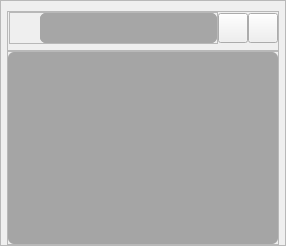
                       <widget class="QWidget" name="constructionDocsTab">
                        <attribute name="title">
                         <string>CONSTRUCTION DOCS</string>
                        </attribute>
                        <layout class="QHBoxLayout" name="horizontalLayout_41">
                         <property name="spacing">
                          <number>0</number>
                         </property>
                         <property name="leftMargin">
                          <number>0</number>
                         </property>
                         <property name="topMargin">
                          <number>0</number>
                         </property>
                         <property name="rightMargin">
                          <number>0</number>
                         </property>
                         <property name="bottomMargin">
                          <number>0</number>
                         </property>
                         <item>
                          <widget class="QFrame" name="constructionDocsTableFrame">
                           <property name="maximumSize">
                            <size>
                             <width>16777215</width>
                             <height>16777215</height>
                            </size>
                           </property>
                           <property name="font">
                            <font>
                             <pointsize>1</pointsize>
                            </font>
                           </property>
                           <property name="frameShape">
                            <enum>QFrame::StyledPanel</enum>
                           </property>
                           <property name="frameShadow">
                            <enum>QFrame::Raised</enum>
                           </property>
                           <layout class="QVBoxLayout" name="verticalLayout_86" stretch="0,1">
                            <property name="spacing">
                             <number>0</number>
                            </property>
                            <property name="leftMargin">
                             <number>6</number>
                            </property>
                            <property name="topMargin">
                             <number>10</number>
                            </property>
                            <property name="rightMargin">
                             <number>6</number>
                            </property>
                            <property name="bottomMargin">
                             <number>0</number>
                            </property>
                            <item>
                             <widget class="QFrame" name="frame_40">
                              <property name="frameShape">
                               <enum>QFrame::StyledPanel</enum>
                              </property>
                              <property name="frameShadow">
                               <enum>QFrame::Raised</enum>
                              </property>
                              <layout class="QHBoxLayout" name="horizontalLayout_38" stretch="0,1,0,1">
                               <property name="spacing">
                                <number>0</number>
                               </property>
                               <property name="leftMargin">
                                <number>0</number>
                               </property>
                               <property name="topMargin">
                                <number>0</number>
                               </property>
                               <property name="rightMargin">
                                <number>0</number>
                               </property>
                               <property name="bottomMargin">
                                <number>6</number>
                               </property>
                               <item>
                                <widget class="QLabel" name="folderNameLabel_2">
                                 <property name="text">
                                  <string/>
                                 </property>
                                </widget>
                               </item>
                               <item>
                                <widget class="QFrameWithResizeSignal" name="frame_41">
                                 <property name="styleSheet">
                                  <string notr="true"/>
                                 </property>
                                 <property name="frameShape">
                                  <enum>QFrame::StyledPanel</enum>
                                 </property>
                                 <property name="frameShadow">
                                  <enum>QFrame::Raised</enum>
                                 </property>
                                 <layout class="QHBoxLayout" name="horizontalLayout_48" stretch="0">
                                  <property name="spacing">
                                   <number>0</number>
                                  </property>
                                  <property name="sizeConstraint">
                                   <enum>QLayout::SetNoConstraint</enum>
                                  </property>
                                  <property name="leftMargin">
                                   <number>0</number>
                                  </property>
                                  <property name="topMargin">
                                   <number>0</number>
                                  </property>
                                  <property name="rightMargin">
                                   <number>0</number>
                                  </property>
                                  <property name="bottomMargin">
                                   <number>0</number>
                                  </property>
                                  <item alignment="Qt::AlignRight">
                                   <widget class="QCustomSlideFrame3" name="searchDocsFrame_2">
                                    <property name="minimumSize">
                                     <size>
                                      <width>0</width>
                                      <height>30</height>
                                     </size>
                                    </property>
                                    <property name="maximumSize">
                                     <size>
                                      <width>16777215</width>
                                      <height>30</height>
                                     </size>
                                    </property>
                                    <property name="styleSheet">
                                     <string notr="true"/>
                                    </property>
                                    <layout class="QHBoxLayout" name="horizontalLayout_49">
                                     <property name="spacing">
                                      <number>0</number>
                                     </property>
                                     <property name="leftMargin">
                                      <number>0</number>
                                     </property>
                                     <property name="topMargin">
                                      <number>0</number>
                                     </property>
                                     <property name="rightMargin">
                                      <number>0</number>
                                     </property>
                                     <property name="bottomMargin">
                                      <number>0</number>
                                     </property>
                                     <item>
                                      <widget class="QPushButton" name="searchDocsBtn_2">
                                       <property name="minimumSize">
                                        <size>
                                         <width>30</width>
                                         <height>30</height>
                                        </size>
                                       </property>
                                       <property name="maximumSize">
                                        <size>
                                         <width>30</width>
                                         <height>30</height>
                                        </size>
                                       </property>
                                       <property name="styleSheet">
                                        <string notr="true">#searchDocsBtn_2:pressed {
	background-color: rgb(120, 120, 120);
	border-radius: 6px;}
#searchDocsBtn_2 {
	background-color: transparent;
	border-radius: 6px;}</string>
                                       </property>
                                       <property name="text">
                                        <string/>
                                       </property>
                                       <property name="icon">
                                        <iconset resource="resources_rc.qrc">
                                         <normaloff>:/icon/icons/search.svg</normaloff>:/icon/icons/search.svg</iconset>
                                       </property>
                                       <property name="iconSize">
                                        <size>
                                         <width>20</width>
                                         <height>20</height>
                                        </size>
                                       </property>
                                      </widget>
                                     </item>
                                     <item>
                                      <widget class="QFrame" name="frame_42">
                                       <property name="styleSheet">
                                        <string notr="true">background-color: rgb(166, 166, 166);
border-radius: 6px</string>
                                       </property>
                                       <property name="frameShape">
                                        <enum>QFrame::StyledPanel</enum>
                                       </property>
                                       <property name="frameShadow">
                                        <enum>QFrame::Raised</enum>
                                       </property>
                                       <layout class="QHBoxLayout" name="horizontalLayout_50">
                                        <property name="spacing">
                                         <number>0</number>
                                        </property>
                                        <property name="leftMargin">
                                         <number>0</number>
                                        </property>
                                        <property name="topMargin">
                                         <number>0</number>
                                        </property>
                                        <property name="rightMargin">
                                         <number>0</number>
                                        </property>
                                        <property name="bottomMargin">
                                         <number>0</number>
                                        </property>
                                        <item>
                                         <widget class="CQLineEdit" name="searchDocsLine_2">
                                          <property name="enabled">
                                           <bool>true</bool>
                                          </property>
                                          <property name="minimumSize">
                                           <size>
                                            <width>0</width>
                                            <height>30</height>
                                           </size>
                                          </property>
                                          <property name="maximumSize">
                                           <size>
                                            <width>16777215</width>
                                            <height>30</height>
                                           </size>
                                          </property>
                                          <property name="font">
                                           <font>
                                            <pointsize>13</pointsize>
                                           </font>
                                          </property>
                                          <property name="styleSheet">
                                           <string notr="true">background-color: rgb(166, 166, 166);
border-radius: 6px</string>
                                          </property>
                                         </widget>
                                        </item>
                                        <item>
                                         <widget class="QPushButton" name="releaseBtn_2">
                                          <property name="minimumSize">
                                           <size>
                                            <width>20</width>
                                            <height>30</height>
                                           </size>
                                          </property>
                                          <property name="maximumSize">
                                           <size>
                                            <width>20</width>
                                            <height>30</height>
                                           </size>
                                          </property>
                                          <property name="styleSheet">
                                           <string notr="true">#releaseBtn_2:pressed {
	background-color: rgb(120, 120, 120);
	border-top-right-radius: 6px; border-bottom-right-radius: 6px;
	border-top-left-radius: 0px; border-bottom-left-radius: 0px;}</string>
                                          </property>
                                          <property name="text">
                                           <string/>
                                          </property>
                                          <property name="icon">
                                           <iconset resource="resources_rc.qrc">
                                            <normaloff>:/icon/icons/arrow-left.svg</normaloff>:/icon/icons/arrow-left.svg</iconset>
                                          </property>
                                          <property name="iconSize">
                                           <size>
                                            <width>20</width>
                                            <height>20</height>
                                           </size>
                                          </property>
                                         </widget>
                                        </item>
                                       </layout>
                                      </widget>
                                     </item>
                                    </layout>
                                   </widget>
                                  </item>
                                 </layout>
                                </widget>
                               </item>
                               <item>
                                <widget class="QPushButton" name="addDocumentBtn_2">
                                 <property name="minimumSize">
                                  <size>
                                   <width>30</width>
                                   <height>30</height>
                                  </size>
                                 </property>
                                 <property name="maximumSize">
                                  <size>
                                   <width>30</width>
                                   <height>30</height>
                                  </size>
                                 </property>
                                 <property name="styleSheet">
                                  <string notr="true">#addDocumentBtn_2:pressed {
	background-color: rgb(120, 120, 120);
	border-radius: 6px}</string>
                                 </property>
                                 <property name="text">
                                  <string/>
                                 </property>
                                 <property name="icon">
                                  <iconset resource="resources_rc.qrc">
                                   <normaloff>:/icon/icons/plus-circle.svg</normaloff>:/icon/icons/plus-circle.svg</iconset>
                                 </property>
                                 <property name="iconSize">
                                  <size>
                                   <width>20</width>
                                   <height>20</height>
                                  </size>
                                 </property>
                                </widget>
                               </item>
                               <item>
                                <widget class="QPushButton" name="subMenuBtn_2">
                                 <property name="minimumSize">
                                  <size>
                                   <width>30</width>
                                   <height>30</height>
                                  </size>
                                 </property>
                                 <property name="maximumSize">
                                  <size>
                                   <width>30</width>
                                   <height>30</height>
                                  </size>
                                 </property>
                                 <property name="contextMenuPolicy">
                                  <enum>Qt::ActionsContextMenu</enum>
                                 </property>
                                 <property name="styleSheet">
                                  <string notr="true">#subMenuBtn_2:pressed {
	background-color: rgb(120, 120, 120);
	border-radius: 6px}
#subMenuBtn_2::menu-indicator{width:0px;}</string>
                                 </property>
                                 <property name="text">
                                  <string/>
                                 </property>
                                 <property name="icon">
                                  <iconset resource="resources_rc.qrc">
                                   <normaloff>:/icon/icons/more-vertical.svg</normaloff>:/icon/icons/more-vertical.svg</iconset>
                                 </property>
                                </widget>
                               </item>
                              </layout>
                             </widget>
                            </item>
                            <item>
                             <widget class="QFrame" name="frame_47">
                              <property name="frameShape">
                               <enum>QFrame::StyledPanel</enum>
                              </property>
                              <property name="frameShadow">
                               <enum>QFrame::Raised</enum>
                              </property>
                              <layout class="QVBoxLayout" name="verticalLayout_92">
                               <property name="spacing">
                                <number>0</number>
                               </property>
                               <property name="leftMargin">
                                <number>0</number>
                               </property>
                               <property name="topMargin">
                                <number>0</number>
                               </property>
                               <property name="rightMargin">
                                <number>0</number>
                               </property>
                               <property name="bottomMargin">
                                <number>0</number>
                               </property>
                               <item>
                                <widget class="QCustomTableWidget" name="constructionDocsTableWidget">
                                 <property name="sizePolicy">
                                  <sizepolicy hsizetype="Preferred" vsizetype="Preferred">
                                   <horstretch>0</horstretch>
                                   <verstretch>0</verstretch>
                                  </sizepolicy>
                                 </property>
                                 <property name="styleSheet">
                                  <string notr="true">#constructionDocsTableWidget {
	background-color: rgb(165, 165, 165);
	border-radius: 6px}</string>
                                 </property>
                                </widget>
                               </item>
                              </layout>
                             </widget>
                            </item>
                           </layout>
                          </widget>
                         </item>
                        </layout>
                       </widget>
